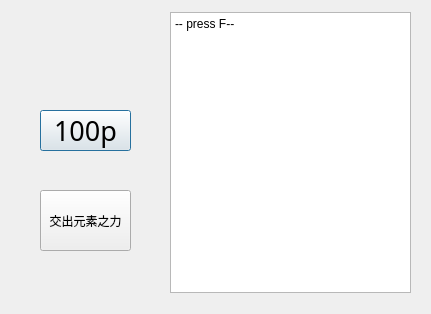
<?xml version="1.0" encoding="UTF-8"?>
<ui version="4.0">
 <class>DialogElf</class>
 <widget class="QDialog" name="DialogElf">
  <property name="geometry">
   <rect>
    <x>0</x>
    <y>0</y>
    <width>431</width>
    <height>314</height>
   </rect>
  </property>
  <property name="windowTitle">
   <string>Dialog</string>
  </property>
  <widget class="QPlainTextEdit" name="talkWithElf">
   <property name="geometry">
    <rect>
     <x>170</x>
     <y>12</y>
     <width>241</width>
     <height>281</height>
    </rect>
   </property>
   <property name="whatsThis">
    <string/>
   </property>
   <property name="plainText">
    <string>-- press F--</string>
   </property>
  </widget>
  <widget class="QPushButton" name="pushButton">
   <property name="geometry">
    <rect>
     <x>40</x>
     <y>110</y>
     <width>91</width>
     <height>41</height>
    </rect>
   </property>
   <property name="font">
    <font>
     <family>华文新魏</family>
     <pointsize>20</pointsize>
    </font>
   </property>
   <property name="text">
    <string>100p</string>
   </property>
  </widget>
  <widget class="QPushButton" name="pushButton_2">
   <property name="geometry">
    <rect>
     <x>40</x>
     <y>190</y>
     <width>91</width>
     <height>61</height>
    </rect>
   </property>
   <property name="text">
    <string>交出元素之力</string>
   </property>
  </widget>
 </widget>
 <resources/>
 <connections/>
</ui>
